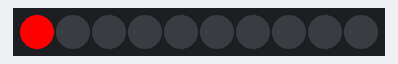
Bench run of a sketch on a simulated Arduino Uno, built with avr-gcc and run on an emulated ATmega328P. Shown: 10 RGB LEDs in strip order, left to right.

Above: at 0.1 s.
At 3.1 s:
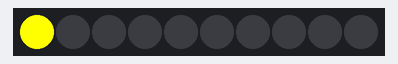
At 4.1 s:
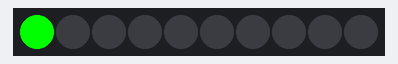
At 7.1 s:
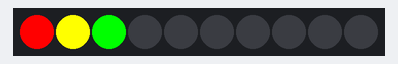

The sketch:

challenge_led_01_loesung.ino
```cpp
/*
Challenge LED 01: "LED-Streifen - Ampelschaltung" - MUSTERLOESUNG
===================================================================
*/

#include <Adafruit_NeoPixel.h>

const int ledPin = 6;
const int anzahlLeds = 10;

Adafruit_NeoPixel leds(anzahlLeds, ledPin, NEO_GRB + NEO_KHZ800);

const uint32_t rot = leds.Color(255, 0, 0);
const uint32_t gelb = leds.Color(255, 255, 0);
const uint32_t gruen = leds.Color(0, 255, 0);

void zeigeAmpel(uint32_t farbe) {
  leds.clear();
  leds.setPixelColor(0, farbe);
  leds.show();
}

void setup() {
  leds.begin();
  leds.clear();
  leds.show();
}

void loop() {
  // Ampelschaltung auf der ersten LED
  zeigeAmpel(rot);
  delay(3000);

  zeigeAmpel(gelb);
  delay(1000);

  zeigeAmpel(gruen);
  delay(3000);

  // Erweiterung: Alle drei Farben gleichzeitig auf LED 1, 2 und 3
  leds.clear();
  leds.setPixelColor(0, rot);
  leds.setPixelColor(1, gelb);
  leds.setPixelColor(2, gruen);
  leds.show();
  delay(3000);
}
```

Measured:
- by itself, everything shown: repeats every 10.0 s, in 4 steps
- what the display in image 1 shows lasts 1.0 s, from 3.0 s to 4.0 s
- what the display in image 2 shows lasts 3.0 s, from 4.0 s to 7.0 s
